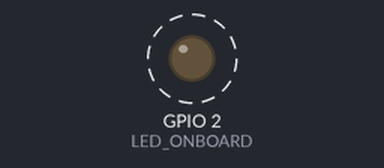
Simulated run of this sketch. Board: ESP32. Parts: output pins drawn as LEDs (lit = HIGH). Dashed ring = blinking. What the sketch prints to the serial monitor is not drawn.

Above: at 0.6 s.
Timing chart, 0 to 3.0 s (numbered marks = the images above):
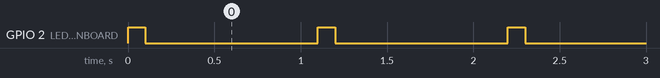

Measured:
- by itself, GPIO 2 (LED_ONBOARD): alternates HIGH for 0.10 s and LOW for 1.0 s

The sketch:

1_esp32PiscaLed.ino
```cpp
#define LED_ONBOARD 2 // LED azul já ligado na placa

void setup() {
 // Habilita monitor serial
 Serial.begin(115200);

 // Configura pino do LED como OUTPUT
 pinMode(LED_ONBOARD, OUTPUT);

}

void loop() {
  Serial.println("Funcionou!");
  digitalWrite(LED_ONBOARD, HIGH); // LED recebe 3,3V
  delay(100);
  digitalWrite(LED_ONBOARD, LOW); // LED com 0V
  delay(1000);
}
```
